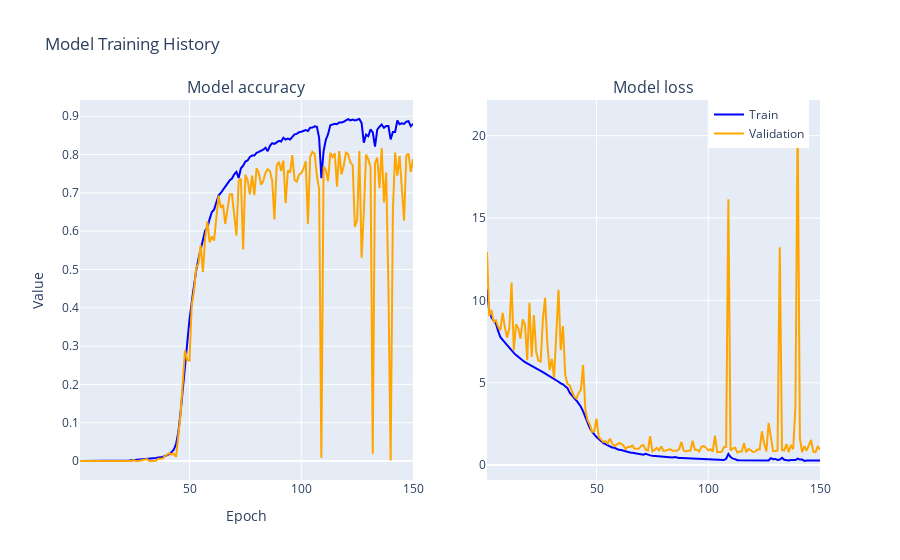

The cell this chart's notebook holds for it:
### Code cell
import plotly.graph_objects as go
from plotly.subplots import make_subplots

fig = make_subplots(rows=1, cols=2, subplot_titles=("Model accuracy", "Model loss"))

# Add the first subplot for accuracy
fig.add_trace(go.Scatter(x=list(range(1, len(history.history['accuracy']) + 1)),
                         y=history.history['accuracy'], mode='lines',
                         name='Train', line=dict(color='blue')), row=1, col=1)
fig.add_trace(go.Scatter(x=list(range(1, len(history.history['val_accuracy']) + 1)),
                         y=history.history['val_accuracy'], mode='lines',
                         name='Validation', line=dict(color='orange')), row=1, col=1)

# Add the second subplot for loss
fig.add_trace(go.Scatter(x=list(range(1, len(history.history['loss']) + 1)),
                         y=history.history['loss'], mode='lines',
                         name='Train', line=dict(color='blue'), showlegend=False), row=1, col=2)
fig.add_trace(go.Scatter(x=list(range(1, len(history.history['val_loss']) + 1)),
                         y=history.history['val_loss'], mode='lines',
                         name='Validation', line=dict(color='orange'), showlegend=False), row=1, col=2)

fig.update_layout(title="Model Training History",
                  xaxis_title="Epoch",
                  yaxis_title="Value",
                  legend=dict(x=0.85, y=1))

fig.show()

### Figure 1 — Plotly figure (JSON) as saved in the notebook; plotly's stock layout.template omitted (floating-point values rounded to 4 significant figures; data arrays with more than 128 entries replaced by an {"elided": "..."} marker saying what was removed)
{"data": [{"line": {"color": "blue"}, "mode": "lines", "name": "Train", "type": "scatter", "x": {"elided": "150 int values"}, "xaxis": "x", "y": {"elided": "150 float values"}, "yaxis": "y"}, {"line": {"color": "orange"}, "mode": "lines", "name": "Validation", "type": "scatter", "x": {"elided": "150 int values"}, "xaxis": "x", "y": {"elided": "150 float values"}, "yaxis": "y"}, {"line": {"color": "blue"}, "mode": "lines", "name": "Train", "showlegend": false, "type": "scatter", "x": {"elided": "150 int values"}, "xaxis": "x2", "y": {"elided": "150 float values"}, "yaxis": "y2"}, {"line": {"color": "orange"}, "mode": "lines", "name": "Validation", "showlegend": false, "type": "scatter", "x": {"elided": "150 int values"}, "xaxis": "x2", "y": {"elided": "150 float values"}, "yaxis": "y2"}], "layout": {"annotations": [{"font": {"size": 16}, "showarrow": false, "text": "Model accuracy", "x": 0.225, "xanchor": "center", "xref": "paper", "y": 1, "yanchor": "bottom", "yref": "paper"}, {"font": {"size": 16}, "showarrow": false, "text": "Model loss", "x": 0.775, "xanchor": "center", "xref": "paper", "y": 1, "yanchor": "bottom", "yref": "paper"}], "legend": {"x": 0.85, "y": 1}, "title": {"text": "Model Training History"}, "xaxis": {"anchor": "y", "domain": [0, 0.45], "title": {"text": "Epoch"}}, "xaxis2": {"anchor": "y2", "domain": [0.55, 1]}, "yaxis": {"anchor": "x", "domain": [0, 1], "title": {"text": "Value"}}, "yaxis2": {"anchor": "x2", "domain": [0, 1]}}}
